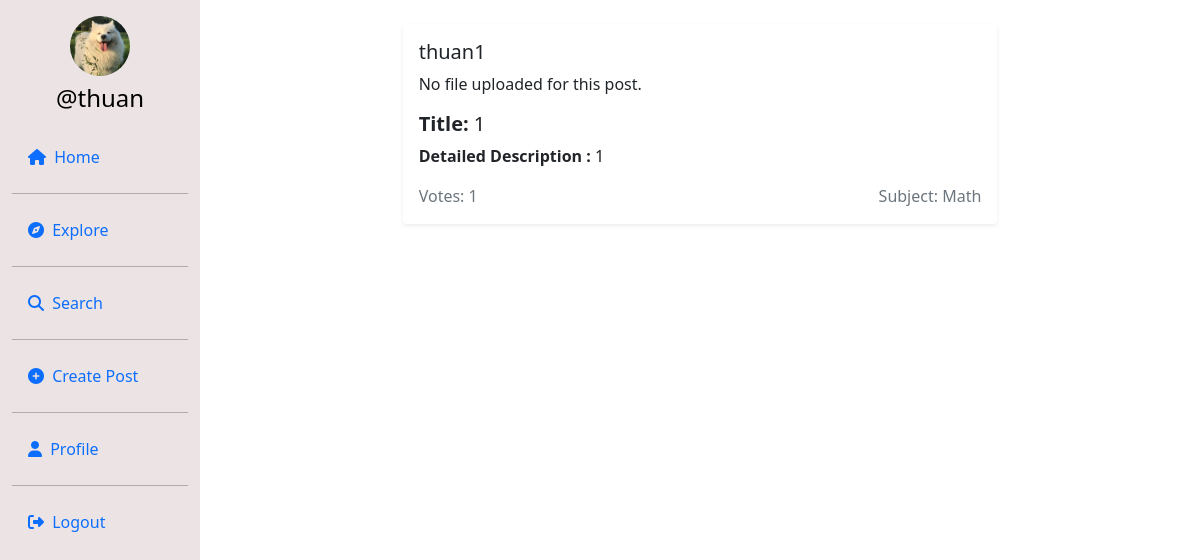
The page /postdetail/d55a1793-0840-45a3-a0ba-542cf1720c74/ (signed in) on the database its author committed.
### userauth/models.py (models this page shows, shortened)
class Profile(models.Model):
    user = models.ForeignKey(User, on_delete=models.CASCADE)
    id_user = models.IntegerField(primary_key=True, default=0)
    bio = models.TextField(blank=True, default='')
    profileimg = models.ImageField(upload_to='profile_images', default='blank-profile-picture.png')
    location = models.CharField(max_length=100, blank=True, default='')

class Post(models.Model):
    id = models.UUIDField(primary_key=True, default=uuid.uuid4)
    user = models.CharField(max_length=100)
    title = models.TextField(null=True, blank=True)
    file = models.FileField(upload_to='uploads/', null=True, blank=True)  # Sử dụng FileField cho tất cả loại file
    caption = models.TextField()
    subject = models.CharField(max_length=50, default="Math")
    created_at = models.DateTimeField(default=datetime.now)
    no_of_likes = models.IntegerField(default=0)

### userauth/views.py (the view)
# urls.py: path('postdetail/<uuid:post_id>/', views.postdetail,name='postdetail'),
@login_required(login_url='/loginn')
@login_required(login_url='/loginn')
def postdetail(request, post_id):
    post = get_object_or_404(Post, id=post_id)
    profile = Profile.objects.get(user=request.user)
    context = {
        'post': post,
        'profile': profile,
    }
    return render(request, 'postdetail.html', context)

### templates/postdetail.html (shortened to what this page needs)
{% load custom_filters %}
{% load static %}
<!DOCTYPE html>
<html lang="en">
<head>
    <link rel="stylesheet" href="https://maxcdn.bootstrapcdn.com/bootstrap/4.5.2/css/bootstrap.min.css">
    <link href="https://cdn.jsdelivr.net/npm/bootstrap@5.0.2/dist/css/bootstrap.min.css" rel="stylesheet"
>
    <link rel="stylesheet" href="{% static 'css/app.css' %}">
</head>
<body>
{% load static %}
<div class="container-fluid">
    <div class="row">
        <nav class="col-md-2 d-none d-md-block sidebar" style="position: fixed;">
            <div class="text-center mt-3">
                <img src="{{ profile.profileimg.url }}" alt="Profile Picture" class="profile-pic">
                <h4 class="mt-2"><a href="/profile/{{ user }}" style="text-decoration:none;">@{{ user }}</a></h4>
            </div>
            <ul class="nav flex-column mt-4">
                <li class="nav-item">
                    <a class="nav-link active" href="/">
                        <i class="fa-solid fa-house mr-1"></i> Home
                    </a>
                </li>
                <hr>
                <li class="nav-item">
                    <a class="nav-link" href="/explore">
                        <i class="fa-solid fa-compass mr-1"></i> Explore
                    </a>
                </li>
                <hr>
                <li class="nav-item">
                    <a class="nav-link" href="#" data-bs-toggle="modal" data-bs-target="#exampleModal3">
                        <i class="fa-solid fa-magnifying-glass mr-1"></i> Search
                    </a>
                </li>
                <hr>
                <li class="nav-item">
                    <a class="nav-link" href="#" data-bs-toggle="modal" data-bs-target="#exampleModal2"
                       data-bs-whatever="@getbootstrap">
                        <i class="fa-solid fa-circle-plus mr-1"></i> Create Post
                    </a>
                </li>
                <hr>
                <li class="nav-item">
                    <a class="nav-link" href="/profile/{{ user }}">
                        <i class="fa-solid fa-user mr-1"></i> Profile
                    </a>
                </li>
                <hr>
                <li class="nav-item">
                    <a class="nav-link" href="/logoutt">
                        <i class="fa-solid fa-right-from-bracket mr-1"></i> Logout
                    </a>
                </li>
            </ul>
        </nav>
        <main role="main" class="col-md-9 ml-sm-auto col-lg-10 px-md-4">
            <div class="container mt-4">
                <div class="row justify-content-center">
                    <div class="col-md-8">
                        <div class="card shadow-sm border-0">
                            <div class="card-body">
                                <h5 class="card-title">{{ post.user }}</h5>
                                {% if post.file %}
                                    {% if post.file.url|endswith_any:".jpg,.png,.jpeg" %}
                                        <img src="{{ post.file.url }}" alt="..."
                                             class="img-fluid"
                                             style="border-radius: 10px; height: 400px;width: 400px;margin-left: 150px">
                                    {% else %}
                                        <a href="{{ post.file.url }}" class="btn btn-primary"
                                           target="_blank">Download File</a>
                                    {% endif %}
                                {% else %}
                                    <p>No file uploaded for this post.</p>
                                {% endif %}
                                <h5 class="mt-3"><strong>Title:</strong> {{ post.title }}</h5>
                                <p class="mt-2"><strong>Detailed Description :</strong>  {{ post.caption }}</p>
                                <div class="d-flex justify-content-between align-items-center mt-3">
                                    <span class="text-muted">Votes: {{ post.no_of_likes }}</span>
                                    <span class="text-muted">Subject: {{ post.subject }}</span>
                                </div>
                            </div>
                        </div>
                    </div>
                </div>
            </div>
        </main>
    </div>
</div>
</body>
</html>

### templates/postdetail.html (style rules this page uses)
* { box-sizing: border-box; margin: 0; padding: 0; }
.sidebar { background: #ece4e4; height: 100vh; color: black; }
.profile-pic { width: 60px; height: 60px; border-radius: 50%; object-fit: cover; }
a { color: black; }

### rows shown on the page
Profile: profileimg (picture)
Post: user "thuan1", title "1", caption "1", no_of_likes "1", subject "Math"

### other values the page prints
{{ user }} "thuan"
